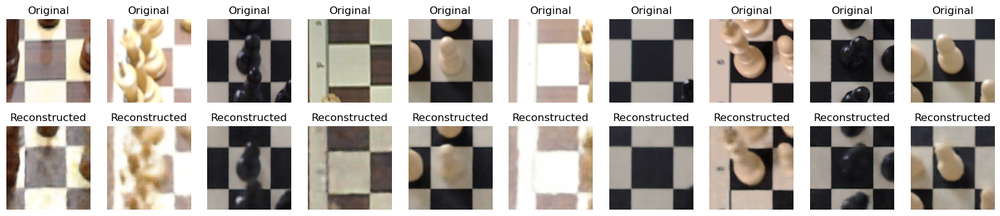
#> input picture autoencoders/split5_training_v1/high_error_samples.png, 1000 x 216 px, shrunk from 1569 x 339 before the run, given as the content of the folder /Users/ximenamoure/Desktop/drift_last/reference_dataset, which was not available
$ python -i compare_quality.py   (imports and definitions only)
#> lines starting #> are read from the running program, lines starting #| are printed output that depends on the picture; pictures that were not available may be replaced by others from this repository, and a replacement may not be noted
import os
import pandas as pd
import matplotlib.pyplot as plt
from glob import glob
from skimage import io, exposure, filters
import numpy as np

# Number of bins for the histogram
NUM_BINS = 256

# Function to compute brightness (mean pixel value)
def compute_brightness(image_path):
#> called with image_path = '_only/high_error_samples.png'
    image = io.imread(image_path)
#> image is the input picture: shape (216, 1000, 4); mean R, G, B, A 177.9, 171.6, 165.3, 255
    return image.mean()

# Function to compute contrast (standard deviation of pixel values)
def compute_contrast(image_path):
    image = io.imread(image_path)
    return image.std()

# Function to compute sharpness using a Laplacian filter
def compute_sharpness(image_path):
#> called with image_path = '_only/high_error_samples.png'
    image = io.imread(image_path, as_gray=True)
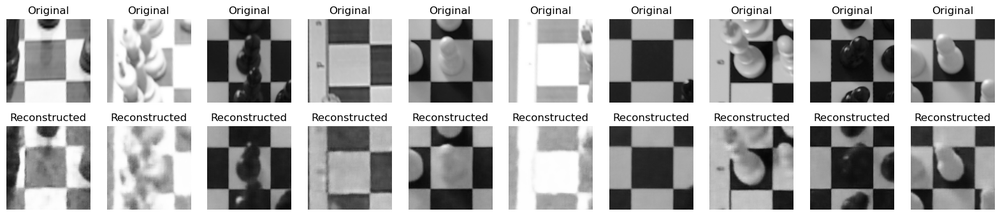
#> image: shape (216, 1000) float64; min 0, max 1, mean 0.677
    return filters.laplace(image).var()

# Function to compute color histogram with fixed number of bins
def compute_color_histogram(image_path):
#> called with image_path = '_only/high_error_samples.png'
    image = io.imread(image_path)
    if image.ndim == 2:  # Grayscale image
        hist, _ = np.histogram(image, bins=NUM_BINS, range=(0, 256))
        return hist
    elif image.ndim == 3:  # RGB image
        hist_r, _ = np.histogram(image[..., 0], bins=NUM_BINS, range=(0, 256))
#> hist_r = 256 values, max 64262 at index 255, min 30 at index 2, mean 843.8
        hist_g, _ = np.histogram(image[..., 1], bins=NUM_BINS, range=(0, 256))
#> hist_g = 256 values, max 63141 at index 255, min 32 at index 1, mean 843.8
        hist_b, _ = np.histogram(image[..., 2], bins=NUM_BINS, range=(0, 256))
#> hist_b = 256 values, max 62627 at index 255, min 27 at index 2, mean 843.8
        return hist_r + hist_g + hist_b

# Paths to your datasets
reference_dataset = '/Users/ximenamoure/Desktop/drift_last/reference_dataset'
new_dataset = '/Users/ximenamoure/Desktop/split6'


# Load image paths recursively from subfolders
reference_image_paths = glob(os.path.join(reference_dataset, '**/*.png'), recursive=True)
new_image_paths = glob(os.path.join(new_dataset, '**/*.png'), recursive=True)


# Downsample reference dataset if necessary
# [5 lines not run here, left out]


# Initialize DataFrames to store properties
# [1 line that did not run here, left out]
new_stats = pd.DataFrame(new_image_paths, columns=['filename'])

# Compute properties for reference dataset
# [1 line that did not run here, left out]
# [1 line that did not run here, left out]
# [1 line that did not run here, left out]
# [1 line that did not run here, left out]

# Compute properties for new dataset
new_stats['brightness'] = new_stats['filename'].apply(compute_brightness)
new_stats['contrast'] = new_stats['filename'].apply(compute_contrast)
new_stats['sharpness'] = new_stats['filename'].apply(compute_sharpness)
new_stats['color_histogram'] = new_stats['filename'].apply(compute_color_histogram)

# Plotting helper function
def plot_histogram(property_name, reference_stats, new_stats, bins=50):
    plt.figure(figsize=(12, 6))
    plt.hist(reference_stats[property_name], bins=bins, alpha=0.5, label='Reference')
    plt.hist(new_stats[property_name], bins=bins, alpha=0.5, label='New')
    plt.xlabel(property_name.capitalize())
    plt.ylabel('Frequency')
    plt.title(f'{property_name.capitalize()} Distribution')
    plt.legend(loc='upper right')
    plt.show()

# Plot distributions for each property
properties = ['brightness', 'contrast', 'sharpness']
# [2 lines not run here, left out]

# Compare color histograms (use L2 norm to compare histograms)
def compare_color_histograms(reference_stats, new_stats):
    ref_histograms = np.vstack(reference_stats['color_histogram'])
    new_histograms = np.vstack(new_stats['color_histogram'])
    ref_hist_mean = np.mean(ref_histograms, axis=0)
    new_hist_mean = np.mean(new_histograms, axis=0)
    distance = np.linalg.norm(ref_hist_mean - new_hist_mean)
    print(f'Color histogram distance: {distance}')

# [1 line not run here, left out]


# Function to plot color histograms
def plot_color_histograms(reference_hist, new_hist, title):
    plt.figure(figsize=(12, 6))
    plt.plot(reference_hist, color='blue', label='Reference')
    plt.plot(new_hist, color='orange', label='New')
    plt.xlabel('Bins')
    plt.ylabel('Frequency')
    plt.title(title)
    plt.legend()
    plt.show()


# Compute mean color histograms
# [1 line that did not run here, left out]
new_hist_mean = np.mean(np.vstack(new_stats['color_histogram']), axis=0)

# Plot overall color histograms
# [1 line not run here, left out]

# Compute and plot individual color channel histograms
def compute_channel_histograms(image_path, num_bins=256):
#> called with image_path = '_only/high_error_samples.png', num_bins = 256
    image = io.imread(image_path)
    hist_r, _ = np.histogram(image[..., 0], bins=num_bins, range=(0, 256))
    hist_g, _ = np.histogram(image[..., 1], bins=num_bins, range=(0, 256))
    hist_b, _ = np.histogram(image[..., 2], bins=num_bins, range=(0, 256))
    return hist_r, hist_g, hist_b

reference_channel_histograms = [compute_channel_histograms(img) for img in reference_image_paths]
#> reference_channel_histograms = 1 item
new_channel_histograms = [compute_channel_histograms(img) for img in new_image_paths]
#> new_channel_histograms = 1 item

ref_hist_r_mean = np.mean([hist[0] for hist in reference_channel_histograms], axis=0)
#> ref_hist_r_mean has the same summary as hist_r in compute_color_histogram
ref_hist_g_mean = np.mean([hist[1] for hist in reference_channel_histograms], axis=0)
#> ref_hist_g_mean has the same summary as hist_g in compute_color_histogram
ref_hist_b_mean = np.mean([hist[2] for hist in reference_channel_histograms], axis=0)
#> ref_hist_b_mean has the same summary as hist_b in compute_color_histogram

new_hist_r_mean = np.mean([hist[0] for hist in new_channel_histograms], axis=0)
#> new_hist_r_mean has the same summary as hist_r in compute_color_histogram
new_hist_g_mean = np.mean([hist[1] for hist in new_channel_histograms], axis=0)
#> new_hist_g_mean has the same summary as hist_g in compute_color_histogram
new_hist_b_mean = np.mean([hist[2] for hist in new_channel_histograms], axis=0)
#> new_hist_b_mean has the same summary as hist_b in compute_color_histogram

# Plot individual color channel histograms
# [3 lines not run here, left out]

>>> result = compute_color_histogram('autoencoders/split5_training_v1/high_error_samples.png')
#> result = 256 values, max 190030 at index 255, min 108 at index 1, mean 2531.2

$ run again, on autoencoders/split5_training_v1/reconstructed.png
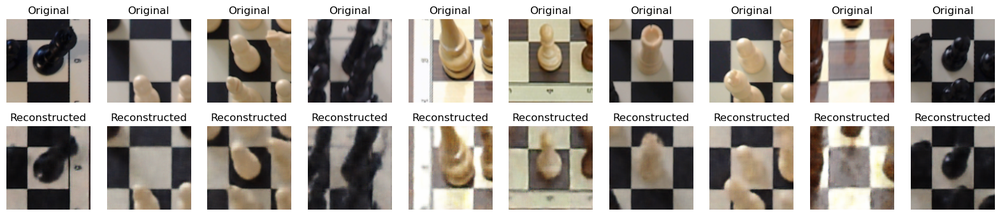
#> input picture autoencoders/split5_training_v1/reconstructed.png, 1000 x 216 px, shrunk from 1569 x 339 before the run, given as the content of the folder /Users/ximenamoure/Desktop/drift_last/reference_dataset, which was not available
#> in compute_brightness, image is the input picture: shape (216, 1000, 4); mean R, G, B, A 165.9, 160.1, 153.3, 255
#> in compute_sharpness, `image = io.imread(image_path, as_gray=True)`:
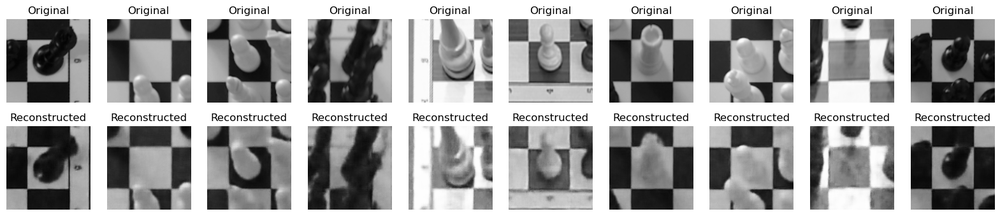
#> image: shape (216, 1000) float64; min 0, max 1, mean 0.631
#> in compute_color_histogram, `hist_r, _ = np.histogram(image[..., 0], bins=NUM_BINS, range=(0, 256))`: hist_r = 256 values, max 59037 at index 255, min 39 at index 2, mean 843.8
#> in compute_color_histogram, `hist_g, _ = np.histogram(image[..., 1], bins=NUM_BINS, range=(0, 256))`: hist_g = 256 values, max 58705 at index 255, min 34 at index 1, mean 843.8
#> in compute_color_histogram, `hist_b, _ = np.histogram(image[..., 2], bins=NUM_BINS, range=(0, 256))`: hist_b = 256 values, max 58606 at index 255, min 48 at index 2, mean 843.8
#> reference_channel_histograms = 1 item
#> ref_hist_r_mean has the same summary as hist_r in compute_color_histogram
#> ref_hist_g_mean has the same summary as hist_g in compute_color_histogram
#> ref_hist_b_mean has the same summary as hist_b in compute_color_histogram
#> new_hist_r_mean has the same summary as hist_r in compute_color_histogram
#> new_hist_g_mean has the same summary as hist_g in compute_color_histogram
#> new_hist_b_mean has the same summary as hist_b in compute_color_histogram
#> result = 256 values, max 176348 at index 255, min 127 at index 2, mean 2531.2

$ run again, on autoencoders/split5_training_v1/reconstruction_error.png
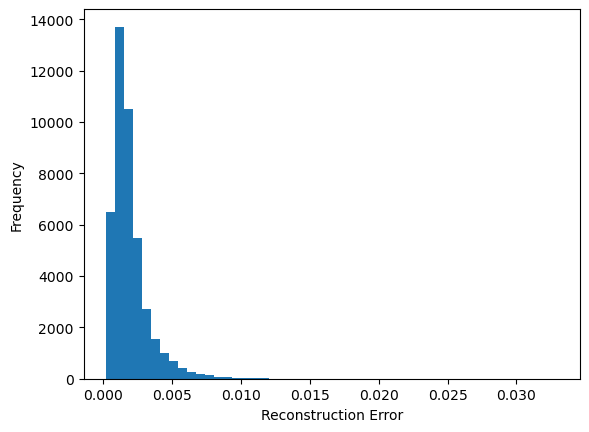
#> input picture autoencoders/split5_training_v1/reconstruction_error.png, 589 x 432 px, given as the content of the folder /Users/ximenamoure/Desktop/drift_last/reference_dataset, which was not available
#> in compute_brightness, image is the input picture: shape (432, 589, 4); mean R, G, B, A 241.8, 245.3, 247.7, 255
#> in compute_sharpness, `image = io.imread(image_path, as_gray=True)`:
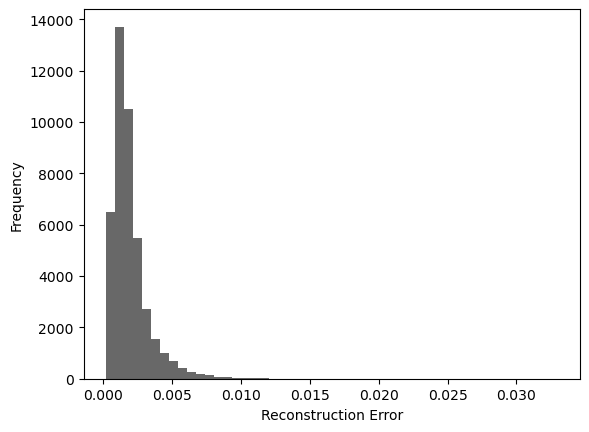
#> image: shape (432, 589) float64; min 0, max 1, mean 0.96
#> in compute_color_histogram, `hist_r, _ = np.histogram(image[..., 0], bins=NUM_BINS, range=(0, 256))`: hist_r = 256 values, max 234975 at index 255, min 0 at index 122, mean 993.9
#> in compute_color_histogram, `hist_g, _ = np.histogram(image[..., 1], bins=NUM_BINS, range=(0, 256))`: hist_g has the same summary as hist_r
#> in compute_color_histogram, `hist_b, _ = np.histogram(image[..., 2], bins=NUM_BINS, range=(0, 256))`: hist_b has the same summary as hist_r
#> in compute_channel_histograms, `hist_g, _ = np.histogram(image[..., 1], bins=num_bins, range=(0, 256))`: hist_g has the same summary as hist_r in compute_color_histogram
#> in compute_channel_histograms, `hist_b, _ = np.histogram(image[..., 2], bins=num_bins, range=(0, 256))`: hist_b has the same summary as hist_r in compute_color_histogram
#> reference_channel_histograms = 1 item
#> ref_hist_r_mean has the same summary as hist_r in compute_color_histogram
#> ref_hist_g_mean has the same summary as hist_r in compute_color_histogram
#> ref_hist_b_mean has the same summary as hist_r in compute_color_histogram
#> new_hist_r_mean has the same summary as hist_r in compute_color_histogram
#> new_hist_g_mean has the same summary as hist_r in compute_color_histogram
#> new_hist_b_mean has the same summary as hist_r in compute_color_histogram
#> result = 256 values, max 704925 at index 255, min 0 at index 122, mean 2981.8

$ run again, on autoencoders/split5_training_v1/training_and_validation_loss.png
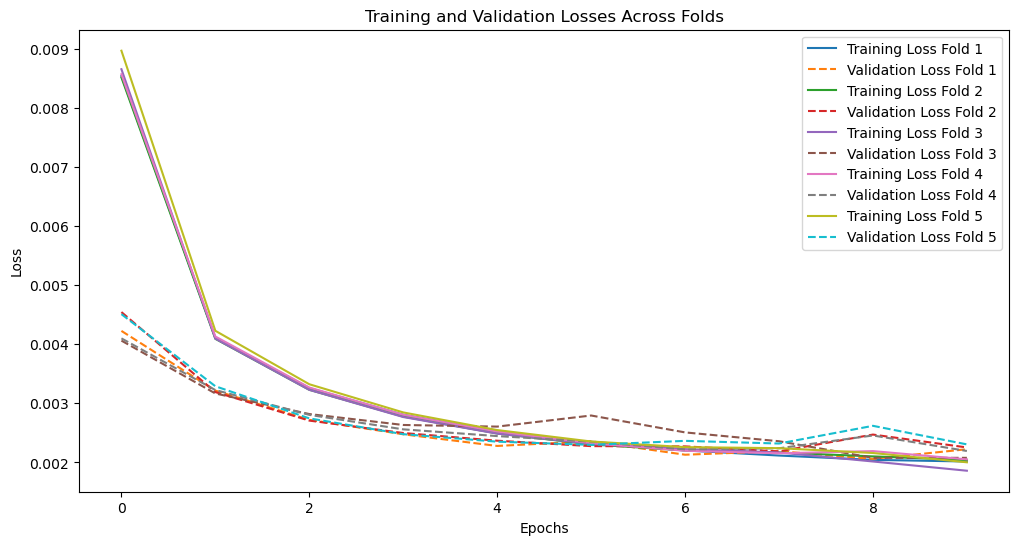
#> input picture autoencoders/split5_training_v1/training_and_validation_loss.png, 1019 x 545 px, given as the content of the folder /Users/ximenamoure/Desktop/drift_last/reference_dataset, which was not available
#> in compute_brightness, image is the input picture: shape (545, 1019, 4); mean R, G, B, A 248.3, 247.9, 247.6, 255
#> in compute_sharpness, `image = io.imread(image_path, as_gray=True)`:
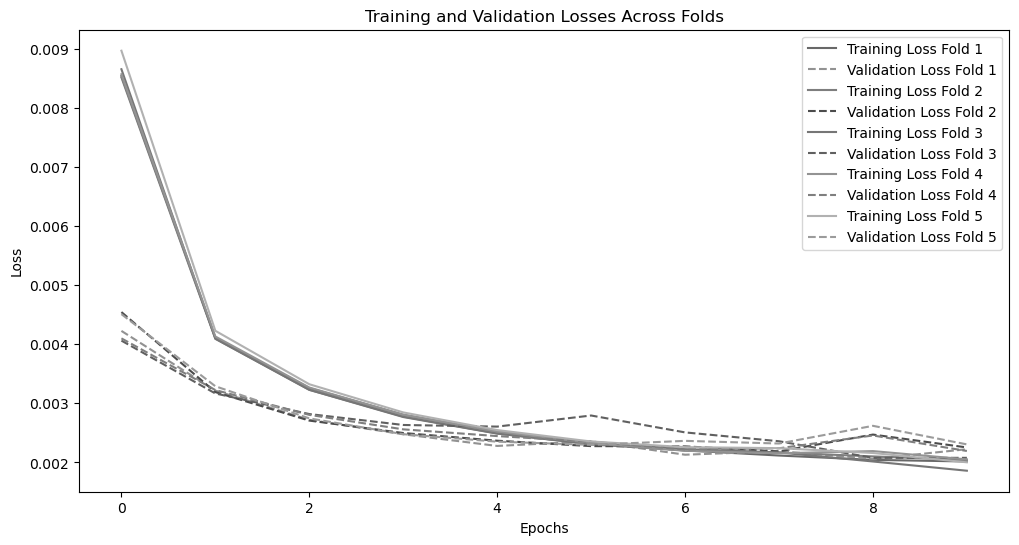
#> image: shape (545, 1019) float64; min 0, max 1, mean 0.972
#> in compute_color_histogram, `hist_r, _ = np.histogram(image[..., 0], bins=NUM_BINS, range=(0, 256))`: hist_r = 256 values, max 517280 at index 255, min 13 at index 116, mean 2169.4
#> in compute_color_histogram, `hist_g, _ = np.histogram(image[..., 1], bins=NUM_BINS, range=(0, 256))`: hist_g = 256 values, max 516407 at index 255, min 9 at index 84, mean 2169.4
#> in compute_color_histogram, `hist_b, _ = np.histogram(image[..., 2], bins=NUM_BINS, range=(0, 256))`: hist_b = 256 values, max 516407 at index 255, min 25 at index 25, mean 2169.4
#> reference_channel_histograms = 1 item
#> ref_hist_r_mean has the same summary as hist_r in compute_color_histogram
#> ref_hist_g_mean has the same summary as hist_g in compute_color_histogram
#> ref_hist_b_mean has the same summary as hist_b in compute_color_histogram
#> new_hist_r_mean has the same summary as hist_r in compute_color_histogram
#> new_hist_g_mean has the same summary as hist_g in compute_color_histogram
#> new_hist_b_mean has the same summary as hist_b in compute_color_histogram
#> result = 256 values, max 1550094 at index 255, min 51 at index 84, mean 6508.1
